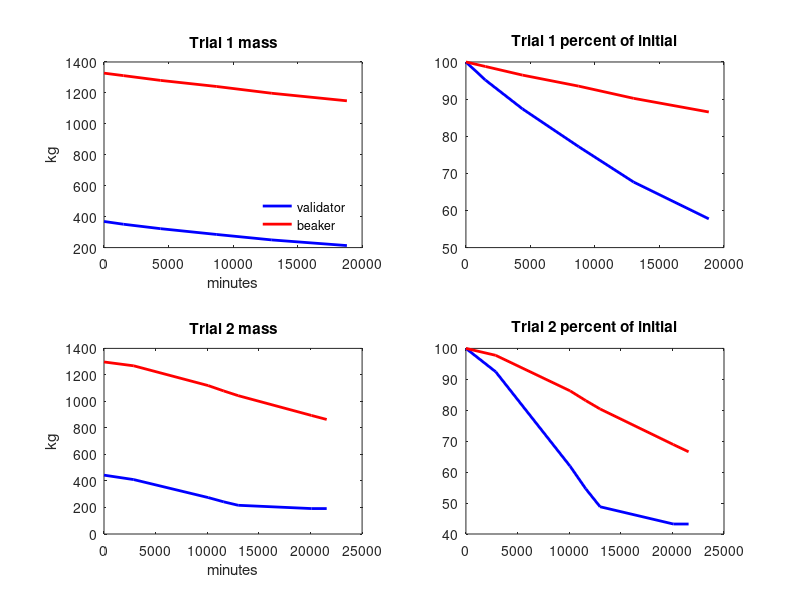
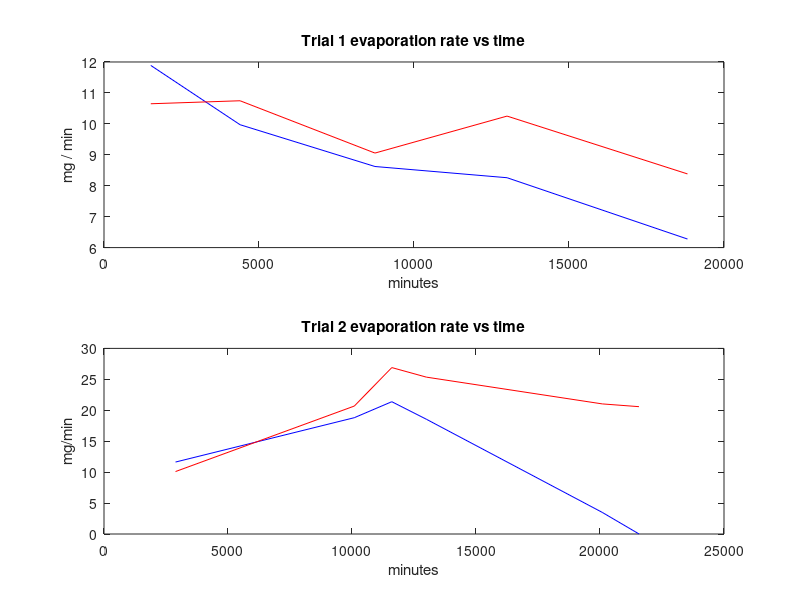
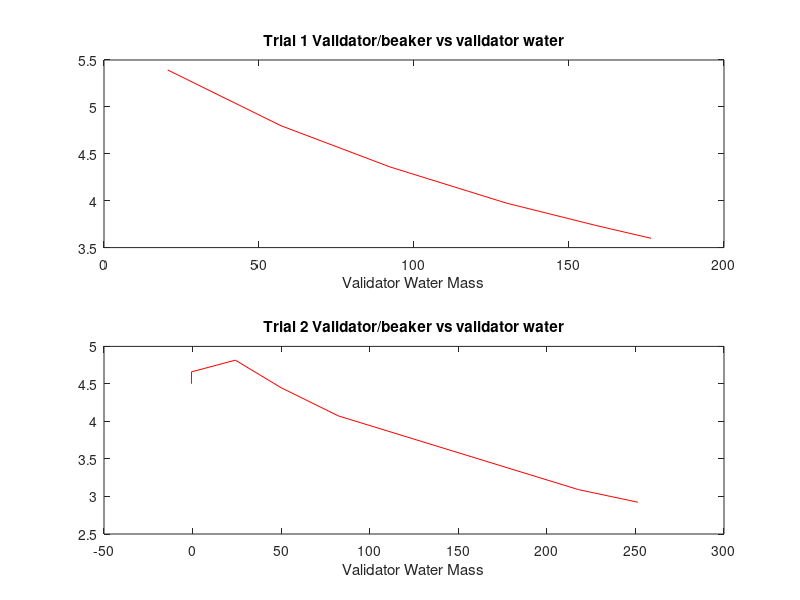

MATLAB code for these plots, in order:
clf;
clear;
clc;

%minutes since first data point
t1 = [0,1509,4389,8741,13002,18822];
t2 = [0,2884,10093,11605,12998,20092,21571];

%validator mass in trial 1 and 2
val1 = [368.93, 350.99, 322.27, 284.75, 249.56, 213.03];
val2 = [443.87, 410.33, 274.81, 242.48, 216.64, 191.88, 191.86];

beaker1 = [1327.87, 1311.8, 1280.85, 1241.44, 1197.76, 1148.98];
beaker2 = [1297.65, 1268.54, 1119.46, 1078.79, 1043.47, 894.3, 863.86];


subplot(2,2,1);
plot(t1, val1, 'b','LineWidth',2);
hold on;
plot(t1,beaker1,'r','LineWidth',2);
hold on;
title('Trial 1 mass');
xlabel('minutes');
ylabel('kg');
legend('validator','beaker');
legend('location','southeast');
legend('boxoff');

subplot(2,2,3);
plot(t2, val2, 'b','LineWidth',2);
hold on;
plot(t2, beaker2, 'r','LineWidth',2);
hold on;
title('Trial 2 mass');
xlabel('minutes');
ylabel('kg');



beaker1b = zeros(1,length(beaker1));
val1b = zeros(1,length(val1));
beaker2b = zeros(1,length(beaker2));
val2b = zeros(1:length(val2));

beaker1b = beaker1 / beaker1(1) * 100;
val1b = val1 / val1(1) * 100;
beaker2b = beaker2 / beaker2(1) * 100;
val2b = val2 / val2(1) * 100;


subplot(2,2,2);

plot(t1,val1b,'b','LineWidth',2);
hold on;
plot(t1,beaker1b, 'r','LineWidth',2);
hold on;
title('Trial 1 percent of initial');

subplot(2,2,4);

plot(t2,val2b,'b','LineWidth',2);
hold on;
plot(t2,beaker2b,'r','LineWidth',2);
hold on;
title('Trial 2 percent of initial');

figure();

val1c = -(val1(1:end-1) - val1(2:end)) ./ (t1(1:end-1) - t1(2:end))*1000;
val2c = -(val2(1:end-1) - val2(2:end)) ./ (t2(1:end-1) - t2(2:end))*1000;
beaker1c = -(beaker1(1:end-1) - beaker1(2:end)) ./ (t1(1:end-1) - t1(2:end))*1000;
beaker2c = -(beaker2(1:end-1) - beaker2(2:end)) ./ (t2(1:end-1) - t2(2:end)) *1000;
subplot(2,1,1);
plot(t1(2:end),val1c,'b');
hold on;
plot(t1(2:end),beaker1c,'r');
xlabel('minutes');
ylabel('mg / min');
title('Trial 1 evaporation rate vs time');

subplot(2,1,2);
plot(t2(2:end),val2c,'b');
hold on;
plot(t2(2:end),beaker2c,'r');
xlabel('minutes');
ylabel('mg/min');
title('Trial 2 evaporation rate vs time');

val1d = val1 - 192.49;
val2d = val2 - 192.49;

val1_beaker = beaker1 ./ val1;
val2_beaker = beaker2 ./ val2;

figure();
subplot(2,1,1);
plot(val1d,val1_beaker,'r');
title('Trial 1 Validator/beaker vs validator water');
xlabel('Validator Water Mass');
subplot(2,1,2);
plot(val2d,val2_beaker,'r');
title('Trial 2 Validator/beaker vs validator water');
xlabel('Validator Water Mass');

